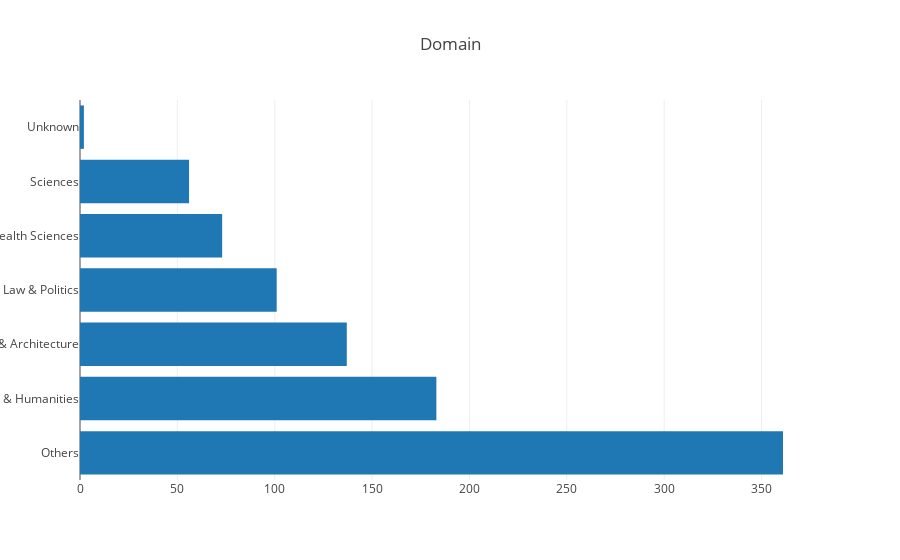

Source (notebook cell):
### Code cell
# Representação gráfica do agrupamento por área de atuação 
data = [go.Bar(
            x = EDA1.toPandas()['Amount'],
            y = EDA1.toPandas()['Domain'],
            orientation = 'h'
)]

layout = go.Layout(title = "Domain")

plotly.offline.iplot({
    "data": data,
    "layout": layout
})

### Figure 1 — Plotly figure (JSON) as saved in the notebook; plotly's stock layout.template omitted (floating-point values rounded to 4 significant figures)
{"data": [{"orientation": "h", "type": "bar", "uid": "b72fa00e-06af-4b65-aef4-5e443ca12c70", "x": [361, 183, 137, 101, 73, 56, 2], "y": ["Others", "Arts & Humanities", "Engineering & Architecture", "Law & Politics", "Health Sciences", "Sciences", "Unknown"]}], "layout": {"title": "Domain"}}
